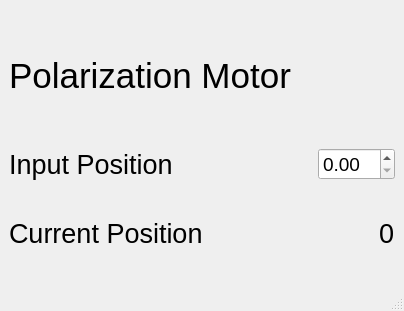
<?xml version="1.0" encoding="UTF-8"?>
<ui version="4.0">
 <class>MainWindow</class>
 <widget class="QMainWindow" name="MainWindow">
  <property name="geometry">
   <rect>
    <x>0</x>
    <y>0</y>
    <width>404</width>
    <height>311</height>
   </rect>
  </property>
  <property name="windowTitle">
   <string>MainWindow</string>
  </property>
  <widget class="QWidget" name="centralwidget">
   <layout class="QGridLayout" name="gridLayout">
    <item row="0" column="0">
     <widget class="QLabel" name="label">
      <property name="font">
       <font>
        <pointsize>26</pointsize>
       </font>
      </property>
      <property name="text">
       <string>Polarization Motor</string>
      </property>
     </widget>
    </item>
    <item row="1" column="0">
     <layout class="QVBoxLayout" name="verticalLayout">
      <item>
       <layout class="QHBoxLayout" name="horizontalLayout">
        <item>
         <widget class="QLabel" name="label_3">
          <property name="font">
           <font>
            <pointsize>20</pointsize>
           </font>
          </property>
          <property name="text">
           <string>Input Position</string>
          </property>
         </widget>
        </item>
        <item>
         <spacer name="horizontalSpacer">
          <property name="orientation">
           <enum>Qt::Horizontal</enum>
          </property>
          <property name="sizeHint" stdset="0">
           <size>
            <width>40</width>
            <height>20</height>
           </size>
          </property>
         </spacer>
        </item>
        <item>
         <widget class="QDoubleSpinBox" name="inputDegree">
          <property name="font">
           <font>
            <pointsize>14</pointsize>
           </font>
          </property>
         </widget>
        </item>
       </layout>
      </item>
      <item>
       <layout class="QHBoxLayout" name="horizontalLayout_2">
        <item>
         <widget class="QLabel" name="label_4">
          <property name="font">
           <font>
            <pointsize>20</pointsize>
           </font>
          </property>
          <property name="text">
           <string>Current Position</string>
          </property>
         </widget>
        </item>
        <item>
         <spacer name="horizontalSpacer_2">
          <property name="orientation">
           <enum>Qt::Horizontal</enum>
          </property>
          <property name="sizeHint" stdset="0">
           <size>
            <width>40</width>
            <height>20</height>
           </size>
          </property>
         </spacer>
        </item>
        <item>
         <widget class="QLabel" name="currDegree">
          <property name="font">
           <font>
            <pointsize>20</pointsize>
           </font>
          </property>
          <property name="text">
           <string>0</string>
          </property>
         </widget>
        </item>
       </layout>
      </item>
     </layout>
    </item>
   </layout>
  </widget>
  <widget class="QMenuBar" name="menubar">
   <property name="geometry">
    <rect>
     <x>0</x>
     <y>0</y>
     <width>404</width>
     <height>21</height>
    </rect>
   </property>
  </widget>
  <widget class="QStatusBar" name="statusbar"/>
 </widget>
 <resources/>
 <connections/>
</ui>
